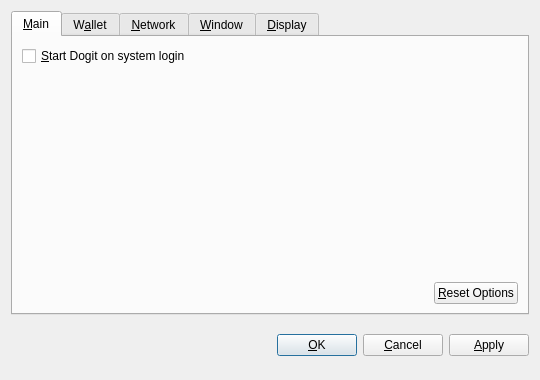
<?xml version="1.0" encoding="UTF-8"?>
<ui version="4.0">
 <class>OptionsDialog</class>
 <widget class="QDialog" name="OptionsDialog">
  <property name="geometry">
   <rect>
    <x>0</x>
    <y>0</y>
    <width>540</width>
    <height>380</height>
   </rect>
  </property>
  <property name="windowTitle">
   <string>Options</string>
  </property>
  <property name="modal">
   <bool>true</bool>
  </property>
  <layout class="QVBoxLayout" name="verticalLayout">
   <item>
    <widget class="QTabWidget" name="tabWidget">
     <property name="tabPosition">
      <enum>QTabWidget::North</enum>
     </property>
     <property name="currentIndex">
      <number>0</number>
     </property>
     <widget class="QWidget" name="tabMain">
      <attribute name="title">
       <string>&amp;Main</string>
      </attribute>
      <layout class="QVBoxLayout" name="verticalLayout_Main">
       <item>
        <widget class="QCheckBox" name="bitcoinAtStartup">
         <property name="toolTip">
          <string>Automatically start Dogit after logging in to the system.</string>
         </property>
         <property name="text">
          <string>&amp;Start Dogit on system login</string>
         </property>
        </widget>
       </item>
       <item>
        <spacer name="verticalSpacer_Main">
         <property name="orientation">
          <enum>Qt::Vertical</enum>
         </property>
         <property name="sizeHint" stdset="0">
          <size>
           <width>20</width>
           <height>40</height>
          </size>
         </property>
        </spacer>
       </item>
       <item>
        <layout class="QHBoxLayout" name="horizontalLayout_2_Main">
         <item>
          <spacer name="horizontalSpacer_2_Main">
           <property name="orientation">
            <enum>Qt::Horizontal</enum>
           </property>
           <property name="sizeHint" stdset="0">
            <size>
             <width>40</width>
             <height>20</height>
            </size>
           </property>
          </spacer>
         </item>
         <item>
          <widget class="QPushButton" name="resetButton">
           <property name="toolTip">
            <string>Reset all client options to default.</string>
           </property>
           <property name="text">
            <string>&amp;Reset Options</string>
           </property>
           <property name="autoDefault">
            <bool>false</bool>
           </property>
          </widget>
         </item>
        </layout>
       </item>
      </layout>
     </widget>
     <widget class="QWidget" name="tabWallet">
      <attribute name="title">
       <string>W&amp;allet</string>
      </attribute>
      <layout class="QVBoxLayout" name="verticalLayout_Network">
       <item>
        <widget class="QLabel" name="transactionFeeInfoLabel">
         <property name="text">
          <string>Optional transaction fee per kB that helps make sure your transactions are processed quickly. Most transactions are 1 kB.</string>
         </property>
         <property name="textFormat">
          <enum>Qt::PlainText</enum>
         </property>
         <property name="wordWrap">
          <bool>true</bool>
         </property>
        </widget>
       </item>
       <item>
        <layout class="QHBoxLayout" name="horizontalLayout_1_Main">
         <item>
          <widget class="QLabel" name="transactionFeeLabel">
           <property name="text">
            <string>Pay transaction &amp;fee</string>
           </property>
           <property name="textFormat">
            <enum>Qt::PlainText</enum>
           </property>
           <property name="buddy">
            <cstring>transactionFee</cstring>
           </property>
          </widget>
         </item>
         <item>
          <widget class="BitcoinAmountField" name="transactionFee"/>
         </item>
         <item>
          <spacer name="horizontalSpacer_1_Main">
           <property name="orientation">
            <enum>Qt::Horizontal</enum>
           </property>
           <property name="sizeHint" stdset="0">
            <size>
             <width>40</width>
             <height>20</height>
            </size>
           </property>
          </spacer>
         </item>
        </layout>
       </item>
       <item>
        <widget class="QLabel" name="label">
         <property name="text">
          <string>If you disable the spending of unconfirmed change, the change from a transaction cannot be used until that transaction has at least one confirmation. This also affects how your balance is computed.</string>
         </property>
         <property name="wordWrap">
          <bool>true</bool>
         </property>
        </widget>
       </item>
       <item>
        <widget class="QCheckBox" name="spendZeroConfChange">
         <property name="text">
          <string>Spend unconfirmed change  (experts only)</string>
         </property>
        </widget>
       </item>
       <item>
        <spacer name="verticalSpacer">
         <property name="orientation">
          <enum>Qt::Vertical</enum>
         </property>
         <property name="sizeHint" stdset="0">
          <size>
           <width>20</width>
           <height>40</height>
          </size>
         </property>
        </spacer>
       </item>
      </layout>
     </widget>
     <widget class="QWidget" name="tabNetwork">
      <attribute name="title">
       <string>&amp;Network</string>
      </attribute>
      <layout class="QVBoxLayout" name="verticalLayout_Network">
       <item>
        <widget class="QCheckBox" name="mapPortUpnp">
         <property name="toolTip">
          <string>Automatically open the Dogit client port on the router. This only works when your router supports UPnP and it is enabled.</string>
         </property>
         <property name="text">
          <string>Map port using &amp;UPnP</string>
         </property>
        </widget>
       </item>
       <item>
        <widget class="QCheckBox" name="connectSocks">
         <property name="toolTip">
          <string>Connect to the Dogit network through a SOCKS proxy (e.g. when connecting through Tor).</string>
         </property>
         <property name="text">
          <string>&amp;Connect through SOCKS proxy:</string>
         </property>
        </widget>
       </item>
       <item>
        <layout class="QHBoxLayout" name="horizontalLayout_Network">
         <item>
          <widget class="QLabel" name="proxyIpLabel">
           <property name="text">
            <string>Proxy &amp;IP:</string>
           </property>
           <property name="textFormat">
            <enum>Qt::PlainText</enum>
           </property>
           <property name="buddy">
            <cstring>proxyIp</cstring>
           </property>
          </widget>
         </item>
         <item>
          <widget class="QValidatedLineEdit" name="proxyIp">
           <property name="maximumSize">
            <size>
             <width>140</width>
             <height>16777215</height>
            </size>
           </property>
           <property name="toolTip">
            <string>IP address of the proxy (e.g. 127.0.0.1)</string>
           </property>
          </widget>
         </item>
         <item>
          <widget class="QLabel" name="proxyPortLabel">
           <property name="text">
            <string>&amp;Port:</string>
           </property>
           <property name="textFormat">
            <enum>Qt::PlainText</enum>
           </property>
           <property name="buddy">
            <cstring>proxyPort</cstring>
           </property>
          </widget>
         </item>
         <item>
          <widget class="QLineEdit" name="proxyPort">
           <property name="maximumSize">
            <size>
             <width>55</width>
             <height>16777215</height>
            </size>
           </property>
           <property name="toolTip">
            <string>Port of the proxy (e.g. 9050)</string>
           </property>
          </widget>
         </item>
         <item>
          <widget class="QLabel" name="socksVersionLabel">
           <property name="text">
            <string>SOCKS &amp;Version:</string>
           </property>
           <property name="textFormat">
            <enum>Qt::PlainText</enum>
           </property>
           <property name="buddy">
            <cstring>socksVersion</cstring>
           </property>
          </widget>
         </item>
         <item>
          <widget class="QValueComboBox" name="socksVersion">
           <property name="toolTip">
            <string>SOCKS version of the proxy (e.g. 5)</string>
           </property>
          </widget>
         </item>
         <item>
          <spacer name="horizontalSpacer_Network">
           <property name="orientation">
            <enum>Qt::Horizontal</enum>
           </property>
           <property name="sizeHint" stdset="0">
            <size>
             <width>40</width>
             <height>20</height>
            </size>
           </property>
          </spacer>
         </item>
        </layout>
       </item>
       <item>
        <spacer name="verticalSpacer_Network">
         <property name="orientation">
          <enum>Qt::Vertical</enum>
         </property>
         <property name="sizeHint" stdset="0">
          <size>
           <width>20</width>
           <height>40</height>
          </size>
         </property>
        </spacer>
       </item>
      </layout>
     </widget>
     <widget class="QWidget" name="tabWindow">
      <attribute name="title">
       <string>&amp;Window</string>
      </attribute>
      <layout class="QVBoxLayout" name="verticalLayout_Window">
       <item>
        <widget class="QCheckBox" name="minimizeToTray">
         <property name="toolTip">
          <string>Show only a tray icon after minimizing the window.</string>
         </property>
         <property name="text">
          <string>&amp;Minimize to the tray instead of the taskbar</string>
         </property>
        </widget>
       </item>
       <item>
        <widget class="QCheckBox" name="minimizeOnClose">
         <property name="toolTip">
          <string>Minimize instead of exit the application when the window is closed. When this option is enabled, the application will be closed only after selecting Quit in the menu.</string>
         </property>
         <property name="text">
          <string>M&amp;inimize on close</string>
         </property>
        </widget>
       </item>
       <item>
        <spacer name="verticalSpacer_Window">
         <property name="orientation">
          <enum>Qt::Vertical</enum>
         </property>
         <property name="sizeHint" stdset="0">
          <size>
           <width>20</width>
           <height>40</height>
          </size>
         </property>
        </spacer>
       </item>
      </layout>
     </widget>
     <widget class="QWidget" name="tabDisplay">
      <attribute name="title">
       <string>&amp;Display</string>
      </attribute>
      <layout class="QVBoxLayout" name="verticalLayout_Display">
       <item>
        <layout class="QHBoxLayout" name="horizontalLayout_1_Display">
         <item>
          <widget class="QLabel" name="langLabel">
           <property name="text">
            <string>User Interface &amp;language:</string>
           </property>
           <property name="textFormat">
            <enum>Qt::PlainText</enum>
           </property>
           <property name="buddy">
            <cstring>lang</cstring>
           </property>
          </widget>
         </item>
         <item>
          <widget class="QValueComboBox" name="lang">
           <property name="toolTip">
            <string>The user interface language can be set here. This setting will take effect after restarting Dogit.</string>
           </property>
          </widget>
         </item>
        </layout>
       </item>
       <item>
        <layout class="QHBoxLayout" name="horizontalLayout_2_Display">
         <item>
          <widget class="QLabel" name="unitLabel">
           <property name="text">
            <string>&amp;Unit to show amounts in:</string>
           </property>
           <property name="textFormat">
            <enum>Qt::PlainText</enum>
           </property>
           <property name="buddy">
            <cstring>unit</cstring>
           </property>
          </widget>
         </item>
         <item>
          <widget class="QValueComboBox" name="unit">
           <property name="toolTip">
            <string>Choose the default subdivision unit to show in the interface and when sending coins.</string>
           </property>
          </widget>
         </item>
        </layout>
       </item>
       <item>
        <widget class="QCheckBox" name="displayAddresses">
         <property name="toolTip">
          <string>Whether to show Dogit addresses in the transaction list or not.</string>
         </property>
         <property name="text">
          <string>&amp;Display addresses in transaction list</string>
         </property>
        </widget>
       </item>
       <item>
        <widget class="QCheckBox" name="coinControlFeatures">
         <property name="toolTip">
          <string>Whether to show coin control features or not.</string>
         </property>
         <property name="text">
          <string>Display coin &amp;control features (experts only!)</string>
         </property>
        </widget>
       </item>
       <item>
        <spacer name="verticalSpacer_Display">
         <property name="orientation">
          <enum>Qt::Vertical</enum>
         </property>
         <property name="sizeHint" stdset="0">
          <size>
           <width>20</width>
           <height>40</height>
          </size>
         </property>
        </spacer>
       </item>
      </layout>
     </widget>
    </widget>
   </item>
   <item>
    <layout class="QHBoxLayout" name="horizontalLayout_Buttons">
     <item>
      <spacer name="horizontalSpacer_1">
       <property name="orientation">
        <enum>Qt::Horizontal</enum>
       </property>
       <property name="sizeHint" stdset="0">
        <size>
         <width>40</width>
         <height>48</height>
        </size>
       </property>
      </spacer>
     </item>
     <item>
      <widget class="QLabel" name="statusLabel">
       <property name="font">
        <font>
         <weight>75</weight>
         <bold>true</bold>
        </font>
       </property>
       <property name="text">
        <string/>
       </property>
       <property name="textFormat">
        <enum>Qt::PlainText</enum>
       </property>
       <property name="wordWrap">
        <bool>true</bool>
       </property>
      </widget>
     </item>
     <item>
      <spacer name="horizontalSpacer_2">
       <property name="orientation">
        <enum>Qt::Horizontal</enum>
       </property>
       <property name="sizeHint" stdset="0">
        <size>
         <width>40</width>
         <height>48</height>
        </size>
       </property>
      </spacer>
     </item>
     <item>
      <widget class="QPushButton" name="okButton">
       <property name="text">
        <string>&amp;OK</string>
       </property>
      </widget>
     </item>
     <item>
      <widget class="QPushButton" name="cancelButton">
       <property name="text">
        <string>&amp;Cancel</string>
       </property>
       <property name="autoDefault">
        <bool>false</bool>
       </property>
      </widget>
     </item>
     <item>
      <widget class="QPushButton" name="applyButton">
       <property name="text">
        <string>&amp;Apply</string>
       </property>
       <property name="autoDefault">
        <bool>false</bool>
       </property>
      </widget>
     </item>
    </layout>
   </item>
  </layout>
 </widget>
 <customwidgets>
  <customwidget>
   <class>BitcoinAmountField</class>
   <extends>QSpinBox</extends>
   <header>bitcoinamountfield.h</header>
  </customwidget>
  <customwidget>
   <class>QValueComboBox</class>
   <extends>QComboBox</extends>
   <header>qvaluecombobox.h</header>
  </customwidget>
  <customwidget>
   <class>QValidatedLineEdit</class>
   <extends>QLineEdit</extends>
   <header>qvalidatedlineedit.h</header>
  </customwidget>
 </customwidgets>
 <resources/>
 <connections/>
</ui>
